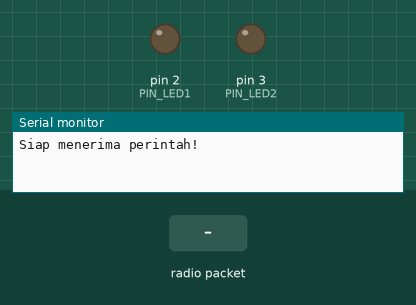
This sketch was run on a simulated Arduino Uno, built with avr-gcc and run on an emulated ATmega328P. Parts: output pins drawn as LEDs (lit = HIGH), the last lines printed to the serial monitor. The test bench sets the inputs (shaded band). No radio packets arrive unless stated.

Above: at 1.2 s.
1.3 s: radio packet "LED1 ON" arrives
At 2.5 s:
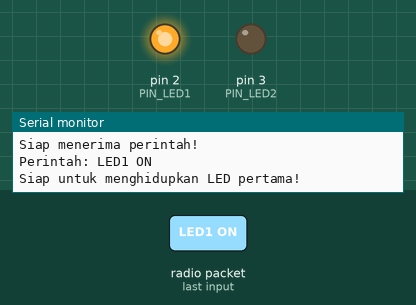
2.8 s: radio packet "LED2 ON" arrives
At 3.8 s:
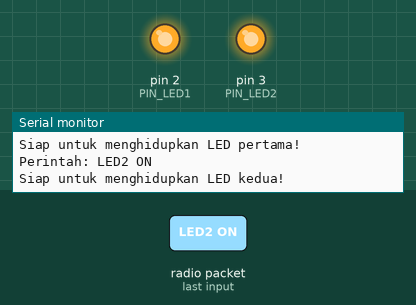
4.3 s: radio packet "LED1 OFF" arrives
At 5.0 s:
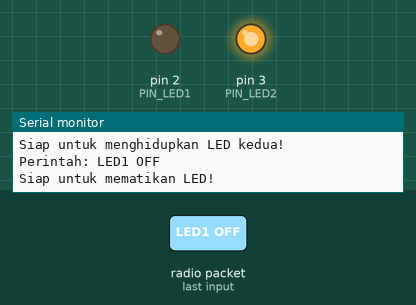
Timing chart, 0 to 7.3 s (numbered marks = the images above; inputs shaded):
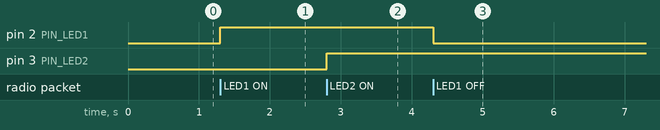

Measured:
- after the input at 1.3 s, pin 2 (PIN_LED1): LOW → HIGH at once
- after the input at 2.8 s, pin 3 (PIN_LED2): LOW → HIGH at once
- after the input at 4.3 s, pin 2 (PIN_LED1): HIGH → LOW at once

The sketch:

RF2arahBag2.ino
```cpp
// Contoh bagian penerima
//    yang menggunakan gelombang radio 413MHz
//    untuk membaca perintah dari transmitter
//    guna mematikan/menghidupkan LED dan kipas

#include "VirtualWire.h"

const byte PIN_LED1 = 2;
const byte PIN_LED2 = 3;

const byte PIN_PENERIMA = 9;
const byte PIN_PENGIRIM = 10;

byte wadah[VW_MAX_MESSAGE_LEN];
byte panjangPesan = VW_MAX_MESSAGE_LEN;

void setup()
{
  // Atur pin
  pinMode(PIN_LED1, OUTPUT);
  pinMode(PIN_LED2, OUTPUT);

  // Atur pengirim dan penerima
  vw_set_tx_pin(PIN_PENGIRIM);
  vw_set_rx_pin(PIN_PENERIMA);
  vw_setup(2000);  // bit per detik

  vw_rx_start();   // Memulai penerimaan data

  Serial.begin(9600);
  Serial.println("Siap menerima perintah!");
}

void loop()
{
  if (vw_get_message(wadah, &panjangPesan))
  {
    // Peroleh string perintah
    char perintah[VW_MAX_MESSAGE_LEN + 1];
    int j;
    for (j = 0; j < panjangPesan; j++)
      perintah[j] = wadah[j];

    perintah[j] = 0; // Pengakhir string

    Serial.print("Perintah: ");
    Serial.println(perintah);

    // Proses perintah
    if (strcmp(perintah, "LED1 ON") == 0)
    {
      Serial.println("Siap untuk menghidupkan LED pertama!");
      digitalWrite(PIN_LED1, HIGH);
    }
    else if (strcmp(perintah, "LED1 OFF") == 0)
    {
      Serial.println("Siap untuk mematikan LED!");
      digitalWrite(PIN_LED1, LOW);
    }
    else if (strcmp(perintah, "LED2 ON") == 0)
    {
      Serial.println("Siap untuk menghidupkan LED kedua!");
      digitalWrite(PIN_LED2, HIGH);
    }
    else if (strcmp(perintah, "LED2 OFF") == 0)
    {
      Serial.println("Siap untuk mematikan LED kedua!");
      digitalWrite(PIN_LED2, LOW);
    }

    // Beritahu ke pengirim mengenai perintah yang didapat
    kirimTanggapan(perintah);

    // Reset ke VW_MAX_MESSAGE_LEN
    //    untuk mengatasi bug di pustaka VirtualWire
    panjangPesan = VW_MAX_MESSAGE_LEN;
  }
}

void kirimTanggapan(char *teks)
{
  vw_send((uint8_t *) teks, strlen(teks));
  vw_wait_tx();

  delay(500);
}
```
